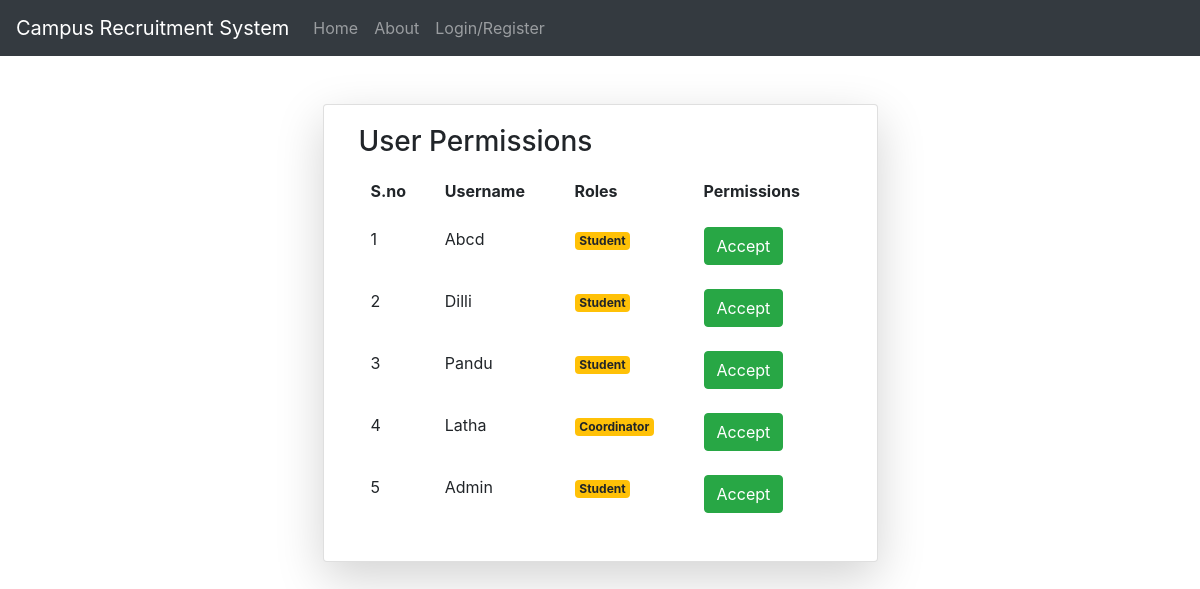
The page /per/ on the database as committed earlier.
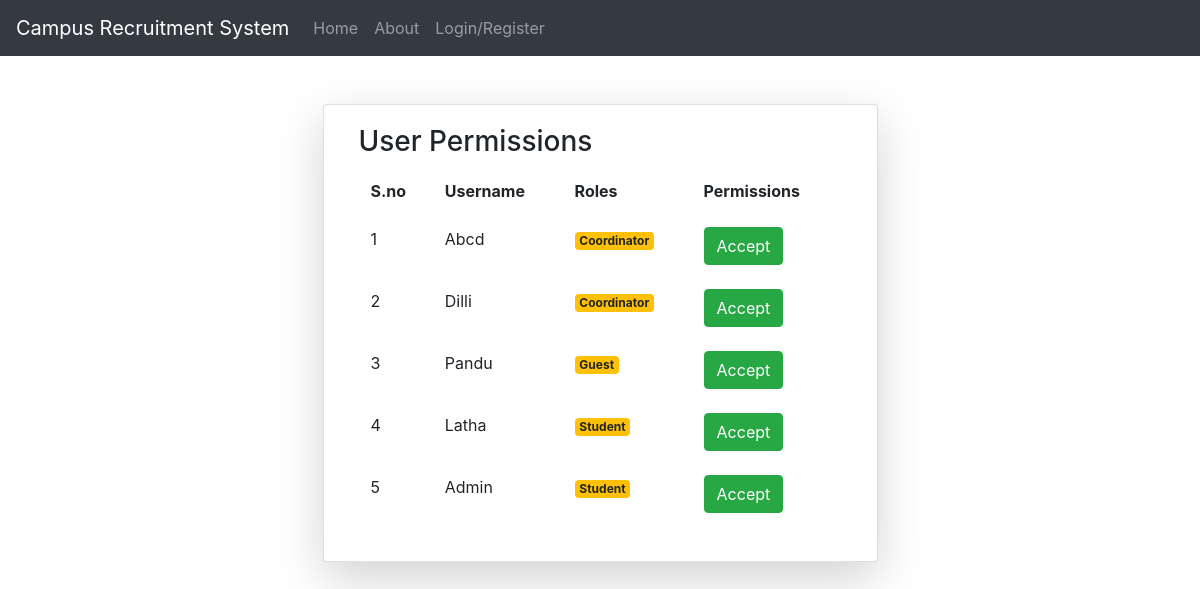
The same page on the database as committed later.
### RevisedApp/models.py (models this page shows)
class User(AbstractUser):
	t=[('CSE','CSE'),('ECE','ECE'),('CIVIL','CIVIL'),('Mechanical','Mechanical'),('EEE','EEE'),('MBA','MBA')]
	y=[('III','III'),('IV','IV')]
	rollno=models.CharField(default='17AK1A000',max_length=10)
	dob=models.DateField(null=True)
	year=models.CharField(choices=y,max_length=5,null=True)
	dept=models.CharField(choices=t,max_length=12,null=True)
	phone_no=models.IntegerField(null=True)
	percentage=models.IntegerField(null=True)
	backlogs=models.IntegerField(null=True)
	pass_year=models.IntegerField(null=True)
	address=models.CharField(max_length=250,null=True)
	r=[(1,'coordinator'),(2,'Student'),(3,'Guest')]
	role=models.IntegerField(choices=r,default=2)

### RevisedApp/views.py (the view)
# urls.py: path('per/',views.permissions,name='perm'),
def permissions(request):
	ty=User.objects.all()
	return render(request,'html/permissions.html',{'q':ty})

### RevisedApp/templates/html/permissions.html (shortened to what this page needs)
{% extends 'html/base.html' %}
{% block content %}
  <div class = "container">
  <div class = "card col-md-6 mx-auto mt-5 shadow-lg">
    <div class="card-body">
			<h3>User Permissions</h3>
			<table class="table table-borderless">
				<tr>
					<th>S.no</th>
					<th>Username</th>
					<th>Roles</th>
					<th>Permissions</th>
				</tr>
				{% for j in q %}
				<tr>
					<td>{{forloop.counter}}</td>
					<td>{{j.username}}</td>
					<td>
						{% if j.username.is_superuser %}
						<span class="badge badge-pills badge-warning">Admin</span>
						{% elif j.role == 1 %}
						<span class="badge badge-pills badge-warning">Coordinator</span>
						{% elif j.role == 2 %}
						<span class="badge badge-pills badge-warning">Student</span>
						{% else %}
						<span class="badge badge-pills badge-warning">Guest</span>
						{% endif %}
				</td>
					<td colspan="3">
						<a href="{% url 'gp' j.id %}" class="btn btn-success">Accept</a>
					</td>
				</tr>
				{% endfor %}
						</table>
	</div>
</div>
</div>
{% endblock %}

Rows that differ between the two databases and show on the page:
changed User "Abcd": role "Student" → "Coordinator"
changed User "Dilli": role "Student" → "Coordinator"
changed User "Pandu": role "Student" → "Guest"
changed User "Latha": role "Coordinator" → "Student"
